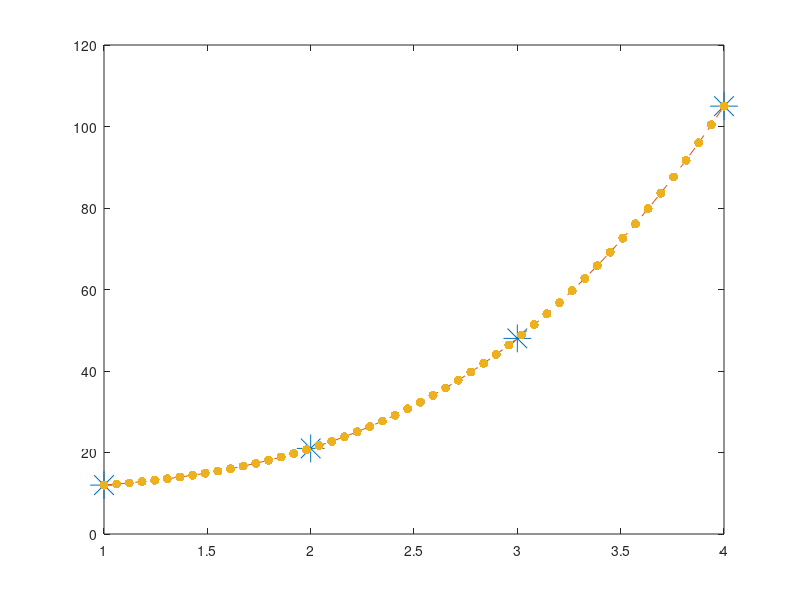

This figure's MATLAB source: (Note: this script raises an error after producing the figure.)
%% Generate data from known polynomial and direct fit it for coeffs., verify
x=[1,2,3,4]';
y=2.*x.^3-3.*x.^2+4.*x+9;
figure;
plot(x,y,'*','MarkerSize',20);


%% Matlab built-in (direct fit)
n=3;
coeffs=polyfit(x,y,n);
xlarge=linspace(1,4,50);
ylarge=polyval(coeffs,xlarge);
hold on;
plot(xlarge,ylarge,'--');


%% Another take using Matlab built-in (a direct fit)
X=zeros(n+1,n+1);
for icol=n+1:-1:1
    newcol=x(:).^(icol-1);
    X(:,n+2-icol)=newcol;
end %for
coeffs2=X\y;

ylarge2=polyval(coeffs2,xlarge);
plot(xlarge,ylarge2,'.','MarkerSize',20);


%% Can use repo Gauss elimination to solve (direct fit)
addpath ../linear_algebra/;
[Xmod,ord]=Gauss_elim(X,y);
coeffs3=backsub(Xmod(ord,:));
rmpath ../linear_algebra/; 


%% Quick demo of Matlab random number generation features
figure;
uniform_noise=rand([10000,1]);
hist(uniform_noise,25);
xlabel('random number');
ylabel('# of occurences');

figure;
gaussian_noise=randn([10000,1]);
hist(gaussian_noise,25);
xlabel('random number');
ylabel('# of occurences');

%Create noise with a given standard deviation and mean
xmean=5;
xstdev=3;
gaussian_noise2=xstdev.*gaussian_noise+xmean;

figure;
hist(gaussian_noise2,25);
xlabel('random number');
ylabel('# of occurences');


%% Linear least squares example (fitting to a line - a first-order poly)
% y=a+b*x
n=1000;
a=2;
b=3;
xdata=linspace(-5,5,n);         %independent variable
ynoise=8*randn(size(xdata));     %noise with standard dev. of 2, zero mean.
ytrue=a+b*xdata;
ydata=ytrue+ynoise;

%Plot of noisy data
figure;
plot(xdata,ytrue,'k-');
xlabel('x');
ylabel('y');
title('Illustrating a linear fit')
hold on;
plot(xdata,ydata,'o','MarkerSize',20);

%Set up the Jacobian for an elimination fit to a line
addpath ../linear_algebra/;
 
J=cat(2,ones(n,1),xdata(:));
M=J'*J;
yprime=J'*ydata(:);
[Mmod,ord]=Gauss_elim(M,yprime);
avec=backsub(Mmod(ord,:));
yfit=avec(1)+avec(2)*xdata;

rmpath ../linear_algebra/;

plot(xdata,yfit,'--');
legend('true function','data','linear fit');
hold off;


%% Illustration of bilinear interpolation
